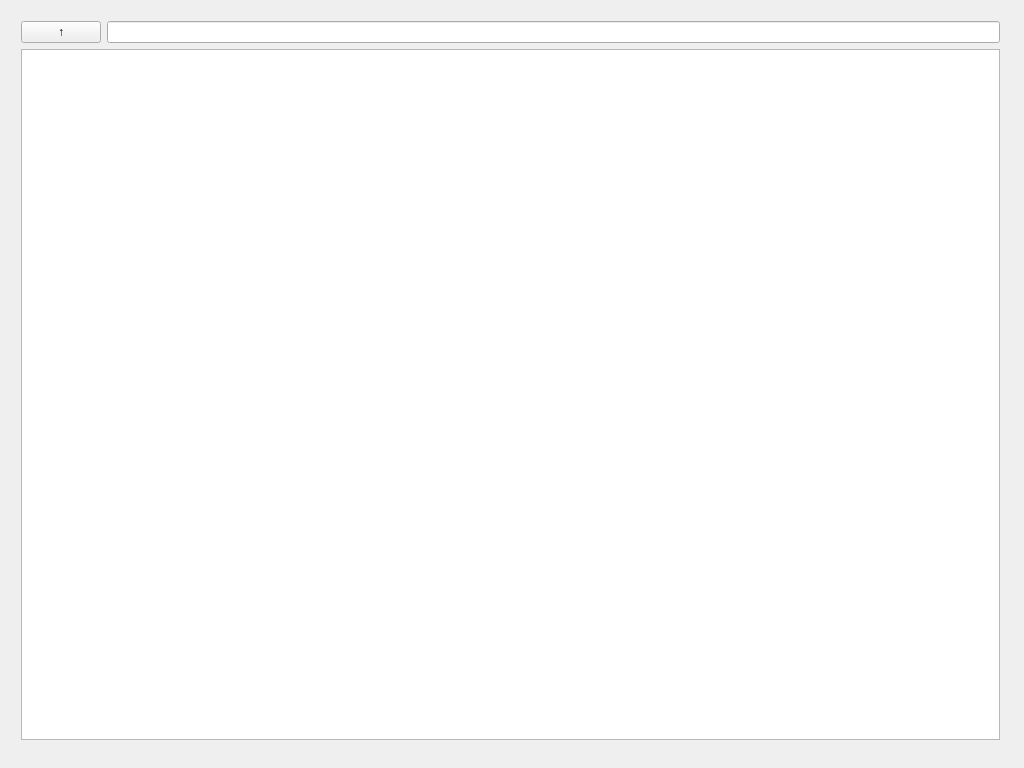
<?xml version="1.0" encoding="UTF-8"?>
<ui version="4.0">
 <class>Widget</class>
 <widget class="QWidget" name="Widget">
  <property name="geometry">
   <rect>
    <x>0</x>
    <y>0</y>
    <width>1024</width>
    <height>768</height>
   </rect>
  </property>
  <property name="windowTitle">
   <string>Widget</string>
  </property>
  <widget class="QWidget" name="">
   <property name="geometry">
    <rect>
     <x>10</x>
     <y>10</y>
     <width>1001</width>
     <height>741</height>
    </rect>
   </property>
   <layout class="QVBoxLayout" name="verticalLayout">
    <item>
     <layout class="QHBoxLayout" name="horizontalLayout">
      <item>
       <widget class="QPushButton" name="ft_dir">
        <property name="text">
         <string>↑</string>
        </property>
       </widget>
      </item>
      <item>
       <widget class="QLineEdit" name="path_edit"/>
      </item>
     </layout>
    </item>
    <item>
     <widget class="QListWidget" name="listWidget"/>
    </item>
   </layout>
  </widget>
 </widget>
 <layoutdefault spacing="6" margin="11"/>
 <resources/>
 <connections/>
</ui>
